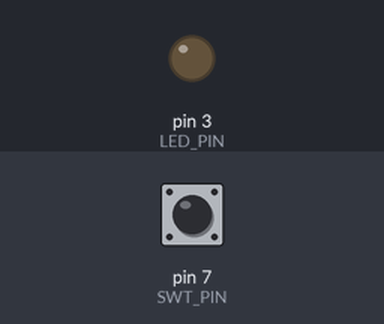
The sketch below on a simulated Arduino Uno, built with avr-gcc and run on an emulated ATmega328P. Parts: output pins drawn as LEDs (lit = HIGH). The test bench sets the inputs (shaded band); at power-on: pin 7 (SWT_PIN) LOW.

Above: at 1.2 s.
1.3 s: pin 7 (SWT_PIN) pulled HIGH for 3.2 s
At 5.8 s:
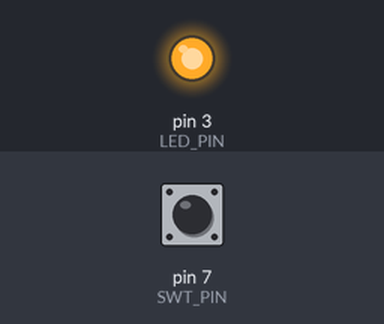
6.3 s: pin 7 (SWT_PIN) pulled HIGH for 0.15 s
At 7.3 s:
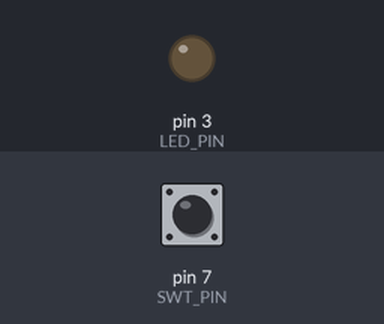
Timing chart, 0 to 9.3 s (numbered marks = the images above; inputs shaded):
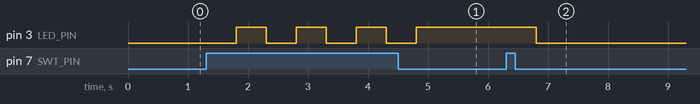

The sketch:

LED_with_switch.ino
```cpp
const int LED_PIN = 3;
const int SWT_PIN = 7;
int swtstate;
int ledstate = 0;

void setup() {
  pinMode(LED_PIN,OUTPUT);
  pinMode(SWT_PIN,INPUT);
}

void loop() {
  swtstate = digitalRead(SWT_PIN);
  digitalWrite(LED_PIN,ledstate);

  if(swtstate==HIGH)
  {
    ledstate =! ledstate;
    delay(500);
  }

}
```

Measured:
- after the input at 1.3 s, pin 3 (LED_PIN): alternates HIGH for 0.50 s and LOW for 0.50 s, 7 changes in all, then stays HIGH, starting after 0.50 s
- after the input at 6.3 s, pin 3 (LED_PIN): HIGH → LOW after 0.50 s
